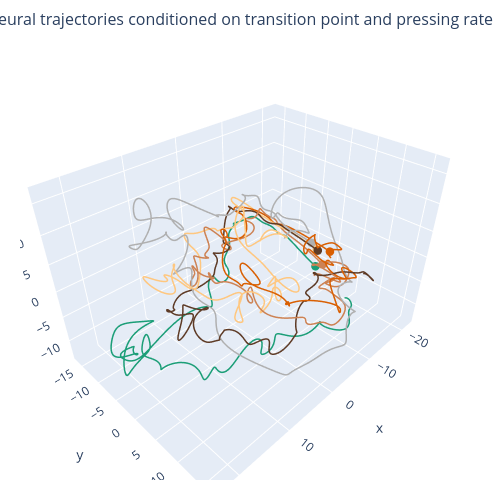

Notebook cell for this chart:
### Code cell
fig = go.Figure()

for ii in range(3):
    PC_traces = X_in_Xspace[3000*ii:3000*(ii+1)]
    add_3d_line_w_start(fig, gaussian_filter1d(PC_traces, sigma=30, axis = 0),
                            tercile_colors[ii], '')

    PC_traces = Y_in_Xspace[3000*ii:3000*(ii+1)]
    add_3d_line_w_start(fig, gaussian_filter1d(PC_traces, sigma=30, axis = 0),
                            tercile_rateH_colors[ii], '')

figtitle = f'{animal} | MSNs neural trajectories conditioned on transition point and pressing rate | FI30 excluding exp c'

fig.update_layout(
    height=500,   # 400px for the plot + 50px for titles/margins
    width=500,   # Roughly 400px per plot + some spacing
    margin=dict(t=50, b=20, l=20, r=20),
    showlegend=False,
    title=dict(
        text=figtitle,
        x=0.5,           # Centers the title (0 = left, 1 = right)
        xanchor='center',
        font=dict(size=16)
    )
)

### Figure 1 — Plotly figure (JSON) as saved in the notebook; plotly's stock layout.template omitted (floating-point values rounded to 4 significant figures; data arrays with more than 128 entries replaced by an {"elided": "..."} marker saying what was removed)
{"data": [{"line": {"color": "#D95F02", "width": 3}, "mode": "lines", "name": "", "type": "scatter3d", "x": {"elided": "3000 float values"}, "y": {"elided": "3000 float values"}, "z": {"elided": "3000 float values"}}, {"marker": {"color": "#D95F02", "size": 5}, "mode": "markers", "name": "start", "showlegend": false, "type": "scatter3d", "x": [-21.88], "y": [-0.9778], "z": [-6.819]}, {"line": {"color": "#ffc77f", "width": 3}, "mode": "lines", "name": "", "type": "scatter3d", "x": {"elided": "3000 float values"}, "y": {"elided": "3000 float values"}, "z": {"elided": "3000 float values"}}, {"marker": {"color": "#ffc77f", "size": 5}, "mode": "markers", "name": "start", "showlegend": false, "type": "scatter3d", "x": [-21.92], "y": [-4.188], "z": [-7.754]}, {"line": {"color": "#B0B0B0", "width": 3}, "mode": "lines", "name": "", "type": "scatter3d", "x": {"elided": "3000 float values"}, "y": {"elided": "3000 float values"}, "z": {"elided": "3000 float values"}}, {"marker": {"color": "#B0B0B0", "size": 5}, "mode": "markers", "name": "start", "showlegend": false, "type": "scatter3d", "x": [-20.85], "y": [-4.729], "z": [-6.05]}, {"line": {"color": "#cd8253", "width": 3}, "mode": "lines", "name": "", "type": "scatter3d", "x": {"elided": "3000 float values"}, "y": {"elided": "3000 float values"}, "z": {"elided": "3000 float values"}}, {"marker": {"color": "#cd8253", "size": 5}, "mode": "markers", "name": "start", "showlegend": false, "type": "scatter3d", "x": [-21.28], "y": [-1.976], "z": [-10.01]}, {"line": {"color": "#1B9E77", "width": 3}, "mode": "lines", "name": "", "type": "scatter3d", "x": {"elided": "3000 float values"}, "y": {"elided": "3000 float values"}, "z": {"elided": "3000 float values"}}, {"marker": {"color": "#1B9E77", "size": 5}, "mode": "markers", "name": "start", "showlegend": false, "type": "scatter3d", "x": [-20.19], "y": [-2.825], "z": [-10.33]}, {"line": {"color": "#5e3b26", "width": 3}, "mode": "lines", "name": "", "type": "scatter3d", "x": {"elided": "3000 float values"}, "y": {"elided": "3000 float values"}, "z": {"elided": "3000 float values"}}, {"marker": {"color": "#5e3b26", "size": 5}, "mode": "markers", "name": "start", "showlegend": false, "type": "scatter3d", "x": [-19.76], "y": [-2.292], "z": [-6.175]}], "layout": {"height": 500, "margin": {"b": 20, "l": 20, "r": 20, "t": 50}, "showlegend": false, "title": {"font": {"size": 16}, "text": "Ruthenium | MSNs neural trajectories conditioned on transition point and pressing rate | FI30 excluding exp c", "x": 0.5, "xanchor": "center"}, "width": 500}}
